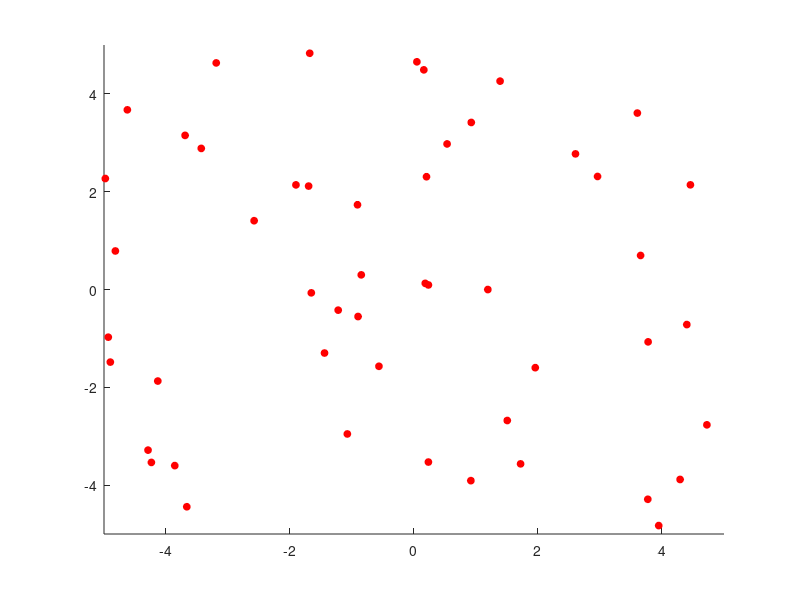

This figure's MATLAB source:
n = 50;
XY = 10 * rand(2,n) - 5;
figure()
hold on
for i=1:n
    a= plot(XY(1,i),XY(2,i),'or','MarkerSize',5,'MarkerFaceColor','r');
    hold on
    axis([-5 5 -5 5])
    pause(.1)
    %delete(a)
end